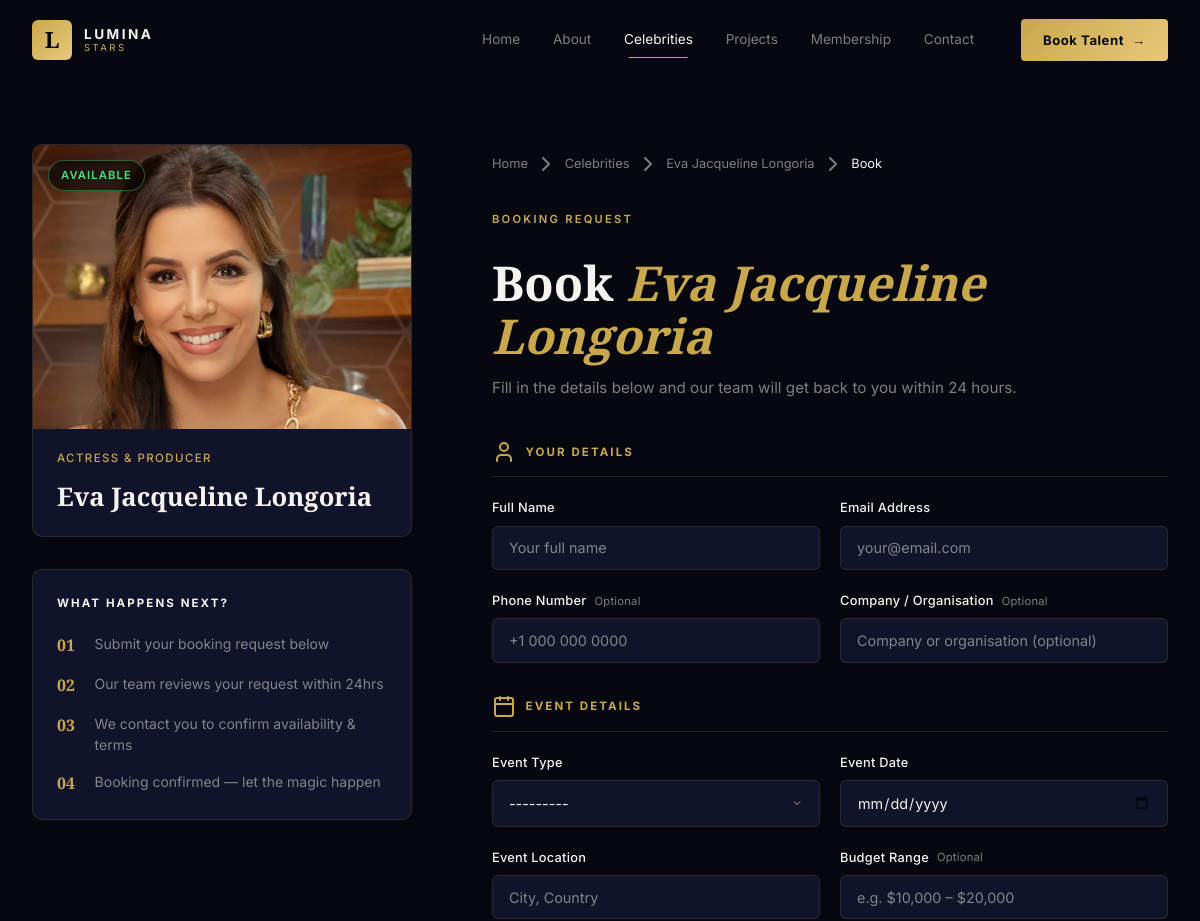
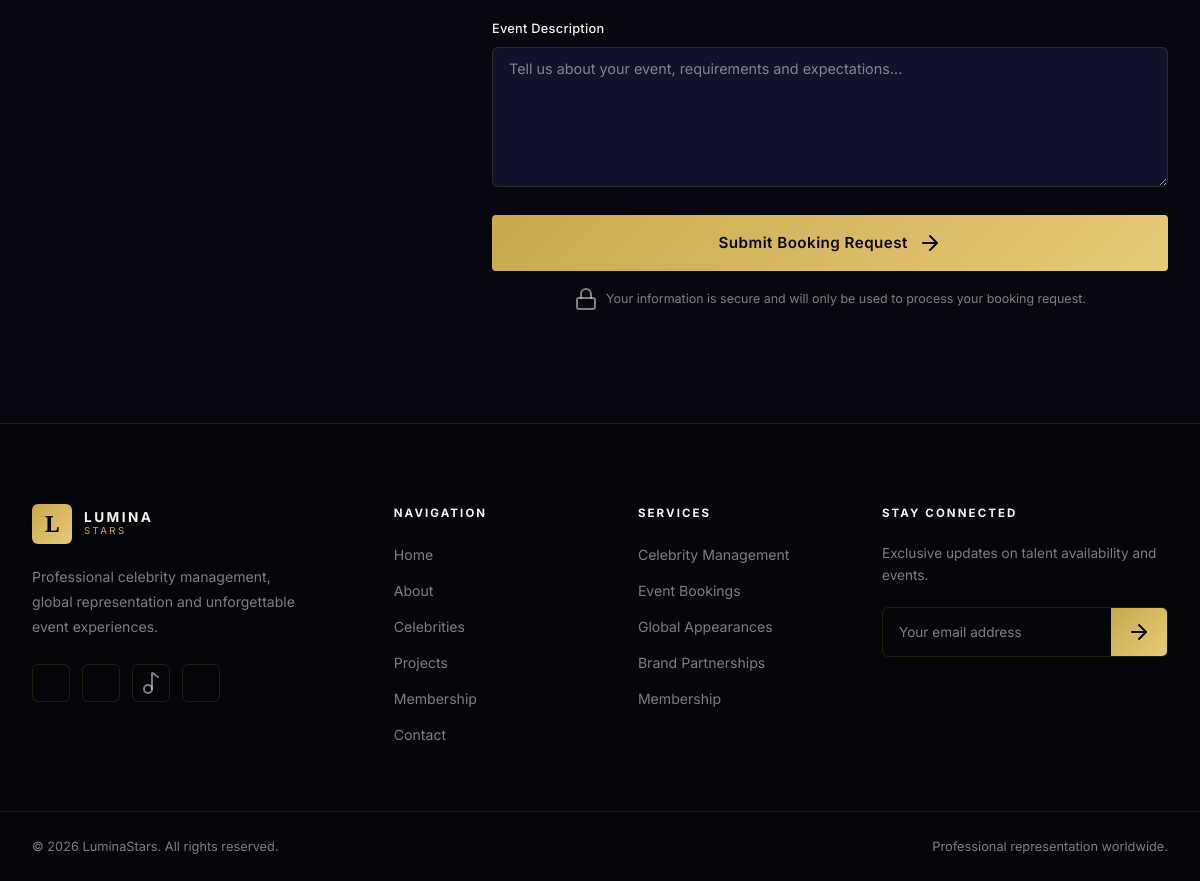
The app's page /bookings/eva-jacqueline-longoria/ with its own data (2 pictures, top to bottom).
### celebrities/models.py (models this page shows, shortened)
class Celebrity(models.Model):
    CATEGORY_CHOICES = [
        ('actor',      'Actor / Actress'),
        ('musician',   'Musician'),
        ('athlete',    'Athlete'),
        ('influencer', 'Influencer'),
        ('presenter',  'TV Presenter'),
        ('comedian',   'Comedian'),
        ('other',      'Other'),
    ]
    STATUS_CHOICES = [
        ('available',   'Available'),
        ('limited',     'Limited Availability'),
        ('unavailable', 'Unavailable'),
    ]
    name        = models.CharField(max_length=150)
    slug        = models.SlugField(max_length=160, unique=True, blank=True)
    role        = models.CharField(max_length=120, help_text="e.g. Actress & Producer")
    category    = models.CharField(max_length=20, choices=CATEGORY_CHOICES, default='actor')
    bio         = models.TextField()
    photo       = models.ImageField(upload_to='celebrities/')
    status      = models.CharField(max_length=20, choices=STATUS_CHOICES, default='available')
    is_featured = models.BooleanField(default=False, help_text="Show on homepage")
    instagram   = models.URLField(blank=True)
    twitter     = models.URLField(blank=True)
    website     = models.URLField(blank=True)
    created_at  = models.DateTimeField(auto_now_add=True)
    updated_at  = models.DateTimeField(auto_now=True)
    class Meta:
        verbose_name_plural = 'Celebrities'
        ordering = ['-is_featured', 'name']

### bookings/views.py (the view)
# urls.py: path('<slug:celebrity_slug>/', views.booking_create, name='create'),
def booking_create(request, celebrity_slug):
    celebrity = get_object_or_404(Celebrity, slug=celebrity_slug)
    if celebrity.status == 'unavailable':
        return redirect('celebrities:detail', slug=celebrity_slug)
    if request.method == 'POST':
        form = BookingForm(request.POST)
        if form.is_valid():
            booking = form.save(commit=False)
            booking.celebrity = celebrity
            booking.save()
            return redirect('bookings:success', booking_id=booking.id)
    else:
        form = BookingForm()
    context = {
        'page_title'       : f'Book {celebrity.name} | LuminaStars',
        'meta_description' : f'Submit a booking request for {celebrity.name} via LuminaStars.',
        'celebrity'        : celebrity,
        'form'             : form,
    }
    return render(request, 'bookings/create.html', context)

### templates/bookings/create.html (shortened to what this page needs)
{% extends 'core/base.html' %}
{% load static %}
{% block nav_celebrities %}active{% endblock %}
{% block content %}
<section class="booking-section">
    <div class="container booking-grid">
        <div class="booking-sidebar">
            <div class="booking-celeb-card">
                {% if celebrity.photo %}
                <img src="{{ celebrity.photo.url }}" alt="{{ celebrity.name }}" class="booking-celeb-photo">
                {% endif %}
                <div class="booking-celeb-info">
                    <span class="celebrity-role">{{ celebrity.role }}</span>
                    <h2>{{ celebrity.name }}</h2>
                    <span class="availability-badge
                        {% if celebrity.status == 'available' %}badge--available
                        {% elif celebrity.status == 'limited' %}badge--limited
                        {% else %}badge--unavailable{% endif %}">
                        {{ celebrity.get_status_display }}
                    </span>
                </div>
            </div>
            <div class="booking-steps">
                <h4>What happens next?</h4>
                <ul>
                    <li>
                        <span class="step-num">01</span>
                        <span>Submit your booking request below</span>
                    </li>
                    <li>
                        <span class="step-num">02</span>
                        <span>Our team reviews your request within 24hrs</span>
                    </li>
                    <li>
                        <span class="step-num">03</span>
                        <span>We contact you to confirm availability & terms</span>
                    </li>
                    <li>
                        <span class="step-num">04</span>
                        <span>Booking confirmed — let the magic happen</span>
                    </li>
                </ul>
            </div>
        </div>
        <div class="booking-form-col">
            <nav class="breadcrumb">
                <a href="{% url 'core:home' %}">Home</a>
                <i data-lucide="chevron-right"></i>
                <a href="{% url 'celebrities:list' %}">Celebrities</a>
                <i data-lucide="chevron-right"></i>
                <a href="{% url 'celebrities:detail' celebrity.slug %}">{{ celebrity.name }}</a>
                <i data-lucide="chevron-right"></i>
                <span>Book</span>
            </nav>
            <span class="section-label">BOOKING REQUEST</span>
            <h1 class="booking-title">Book <span class="hero-highlight">{{ celebrity.name }}</span></h1>
            <p class="booking-subtitle">Fill in the details below and our team will get back to you within 24 hours.</p>
            <form method="POST" class="booking-form" id="bookingForm" novalidate>
                <div class="form-group-title">
                    <i data-lucide="user"></i> Your Details
                </div>
                <div class="form-row">
                    <div class="form-group">
                        <label for="id_client_name">{{ form.client_name.label }}</label>
                        {{ form.client_name }}
                    </div>
                    <div class="form-group">
                        <label for="id_client_email">{{ form.client_email.label }}</label>
                        {{ form.client_email }}
                    </div>
                </div>
                <div class="form-row">
                    <div class="form-group">
                        <label for="id_client_phone">{{ form.client_phone.label }} <span class="optional">Optional</span></label>
                        {{ form.client_phone }}
                    </div>
                    <div class="form-group">
                        <label for="id_company">{{ form.company.label }} <span class="optional">Optional</span></label>
                        {{ form.company }}
                    </div>
                </div>
                <div class="form-group-title" style="margin-top: 2rem;">
                    <i data-lucide="calendar"></i> Event Details
                </div>
                <div class="form-row">
                    <div class="form-group">
                        <label for="id_event_type">{{ form.event_type.label }}</label>
                        {{ form.event_type }}
                    </div>
                    <div class="form-group">
                        <label for="id_event_date">{{ form.event_date.label }}</label>
                        {{ form.event_date }}
                    </div>
                </div>
                <div class="form-row">
                    <div class="form-group">
                        <label for="id_event_location">{{ form.event_location.label }}</label>
                        {{ form.event_location }}
                    </div>
                    <div class="form-group">
                        <label for="id_budget">{{ form.budget.label }} <span class="optional">Optional</span></label>
                        {{ form.budget }}
                    </div>
                </div>
                <div class="form-group full-width">
                    <label for="id_event_description">{{ form.event_description.label }}</label>
                    {{ form.event_description }}
                </div>
                <button type="submit" class="btn btn-primary booking-submit-btn">
                    Submit Booking Request <i data-lucide="arrow-right"></i>
                </button>
                <p class="form-disclaimer">
                    <i data-lucide="lock"></i>
                    Your information is secure and will only be used to process your booking request.
                </p>
            </form>
        </div>
    </div>
</section>
{% endblock %}

### records on screen
Celebrity: photo (picture), role "ACTRESS & PRODUCER", name "Eva Jacqueline Longoria", status "AVAILABLE"
